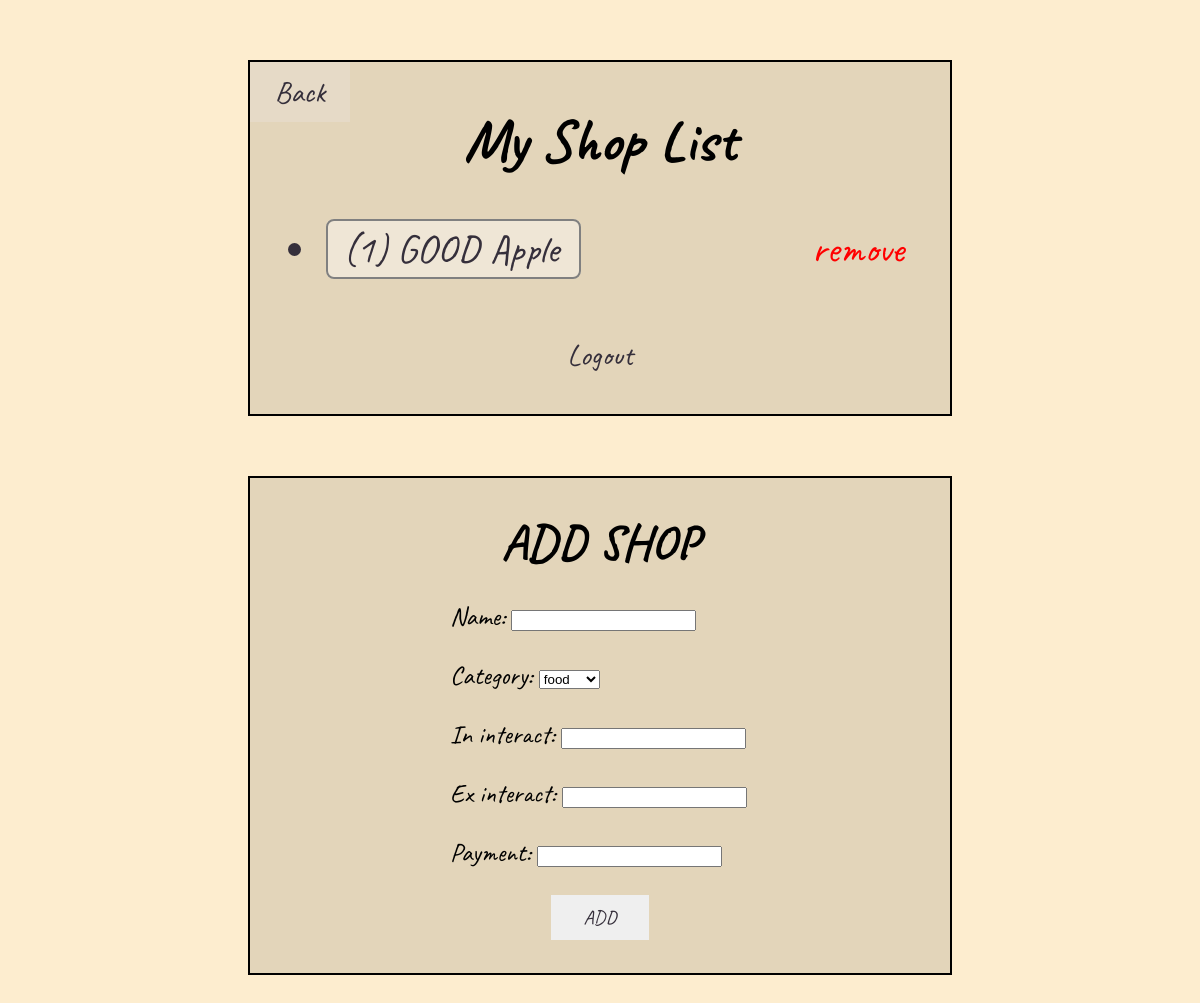
Page /seller/myshop/1 on the earlier database version.
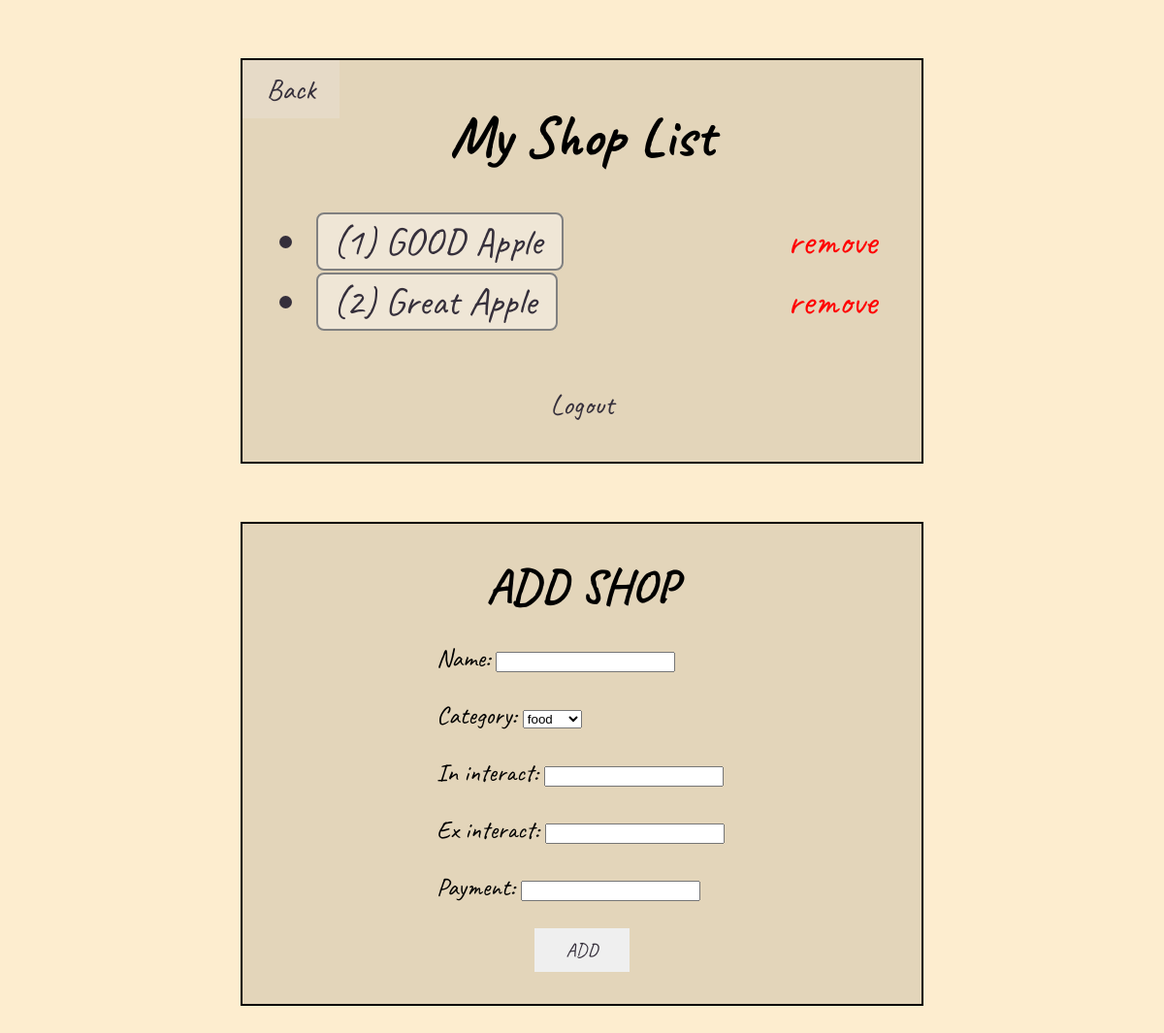
Same page on the later database version.
### myshop/models.py (models this page shows)
class shop_detail(models.Model):
    seller_id = models.ForeignKey(seller_detail, on_delete=models.CASCADE, related_name = "shop", null=True)
    name = models.CharField(max_length=64)
    category = models.CharField(max_length=10, null=True)
    in_interact = models.CharField(max_length=100, null=True)
    ex_interact = models.CharField(max_length=64, null=True)
    payment = models.CharField(max_length=100, null=True)
    def __str__(self):
        return f"({self.id}) {self.name}"

### myshop/views.py (the view)
# urls.py: path('', talard_view.index, name='homepage'),
def index(request, sid):
    shop = shop_detail.objects.filter(seller_id= sid)
    seller = seller_detail.objects.get(pk = sid)
    if request.method == 'POST':
        form = ShopForm(request.POST)
        if form.is_valid():
            newshop = form.save(commit=False)
            newshop.seller_id = seller
            newshop.save()
    else:
        form = ShopForm()
    return render(request, "myshop/myshop_index.html", {'form' : form, "shop":shop,"sid":sid})

### myshop/forms.py
class ShopForm(forms.ModelForm):
    cat = [
        ("food", "food"),
        ("utensil", "utensil"),
    ]
    category = ChoiceField(
        choices=cat
    )
    class Meta:
        model = shop_detail
        fields = ['name', 'category', 'in_interact', 'ex_interact', 'payment']

### myshop/templates/myshop/myshop_index.html
{% extends 'myshop/layout.html' %}
{% block body %}
<div class="conbox">
    <div class="back">
        <a href= "{% url "seller_index" sid %}"><p>Back</p></a>
    </div>
    <br><br>
    <h1>My Shop List</h1>
    <ul>
    {% for s in shop %}
        <li>
            <a href= "{% url 'myshop' s.id %}" class="slist">
                {{ s }}
            </a>
            <a href= "{% url 'delshop' s.id %}"
                onclick="
                if (confirm('Are you sure to remove your shop?')){
                    return true;
                }
                else{
                    event.stopPropagation();
                    event.preventDefault();
                };"
                class="remove">remove</a>
        </li>
    {% empty %}
        <li>NO SHOP</li>
    {% endfor %}<br><br>
    </ul>
    <a class="logoutt" href="{% url 'seller_logout' %}">Logout</a><br><br><br>
</div>
<div class="temp conbox"><br>
    <h>ADD SHOP</h>
    <form method = "post" enctype="multipart/form-data">
        <div class="addsh">{% csrf_token %}
        {{ form.as_p }}</div>
        <button type="submit">ADD</button>
    </form><br>
</div>
<br><br>
{% endblock body %}

Differences in the rows shown:
added shop_detail: id+name "(2) Great Apple"
